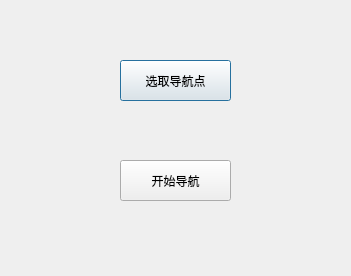
<?xml version="1.0" encoding="UTF-8"?>
<ui version="4.0">
 <class>Multigoal</class>
 <widget class="QDialog" name="Multigoal">
  <property name="geometry">
   <rect>
    <x>0</x>
    <y>0</y>
    <width>351</width>
    <height>276</height>
   </rect>
  </property>
  <property name="windowTitle">
   <string>多点导航</string>
  </property>
  <widget class="QPushButton" name="pushButton">
   <property name="geometry">
    <rect>
     <x>120</x>
     <y>60</y>
     <width>111</width>
     <height>41</height>
    </rect>
   </property>
   <property name="text">
    <string>选取导航点</string>
   </property>
  </widget>
  <widget class="QPushButton" name="pushButton_2">
   <property name="geometry">
    <rect>
     <x>120</x>
     <y>160</y>
     <width>111</width>
     <height>41</height>
    </rect>
   </property>
   <property name="text">
    <string>开始导航</string>
   </property>
  </widget>
 </widget>
 <resources/>
 <connections/>
</ui>
